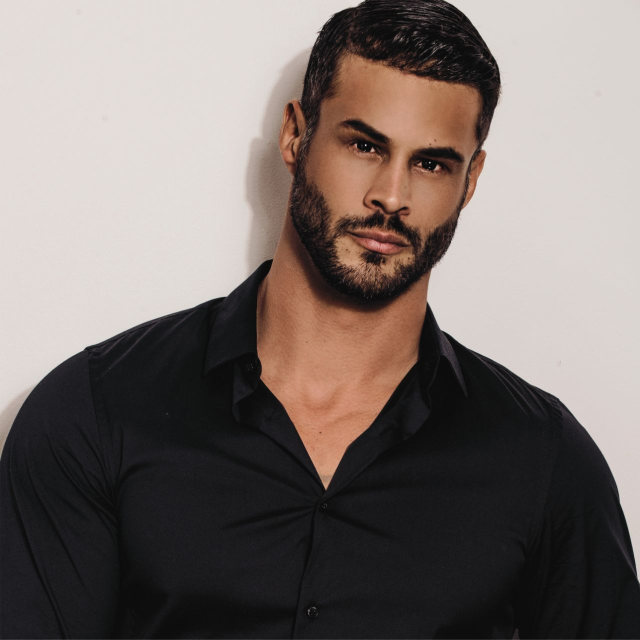
#> input picture MediaWorkshop/classifier/reference_faces/About-Us-Vincent_zwrh5u.jpg, 1280 x 1279 px (shown at 1/2 size)
$ python -i vision_chat_search.py   (imports and definitions only)
#> lines starting #> are read from the running program, lines starting #| are printed output that depends on the picture
### MediaWorkshop/classifier/hair_concierge_brain.py
"""Unified bridge between Framebase MediaWorkshop (`ascensio-media-os`) and
The Hair Concierge Brain (`the-hair-concierge-2026` + `AgentsStudio`).

Connects:
1. Vertex AI RAG Engine Corpora in `the-hair-concierge-2026` (`us-west1`):
   - `HAIR_SYSTEM_RAG_CORPUS`: `projects/the-hair-concierge-2026/locations/us-west1/ragCorpora/4611686018427387904`
     (Hair System Bible v2, Product Facts v1, Approved Claims v1, Media Workshop Taxonomy v1)
   - `MARKETING_BRAND_RAG_CORPUS`: `projects/the-hair-concierge-2026/locations/us-west1/ragCorpora/2305843009213693952`
     (Atelier Zero v7 design system, Brand Foundations, Storefront Facts, Approved Support Facts, Rebrand Campaign)
2. Cloud Storage Assets in `the-hair-concierge-2026` (`us-east1`):
   - `gs://the-hair-concierge-2026-assets/` (54 versioned knowledge, brand, SFT/DPO, and R2 manifest files)
3. Local & R2 Reference Manifest (`AgentsStudio/src/agents/shared/hsc_reference_manifest_v01.jsonl`):
   - 1,551 verified R2 reference swatches and product photos (`framebase-blobs-prod`)
4. Domain Spec Engine (`AgentsStudio/src/agents/hair_system_expert/tools.py`):
   - `match_hair_color`, `recommend_base_type`, `calculate_density`, `get_prompt_spec`
"""

from __future__ import annotations

import json
import socket
import subprocess
import sys
from pathlib import Path
from typing import Any

# Fast IPv4 DNS resolver for *.googleapis.com when macOS DHCPv6 DNS is unresponsive
_orig_getaddrinfo = socket.getaddrinfo
_dns_cache: dict[str, str] = {}


def install_google_ipv4_dns_resolver() -> None:
    """Ensure *.googleapis.com resolves immediately over IPv4 (8.8.8.8) without IPv6 timeout."""
    # [18 lines left out: function _fast_getaddrinfo, not called in this run]

    socket.getaddrinfo = _fast_getaddrinfo  # type: ignore[assignment]


install_google_ipv4_dns_resolver()

MONOREPO_ROOT = Path(__file__).resolve().parents[2]
AGENTS_STUDIO_ROOT = MONOREPO_ROOT / "AgentsStudio"
if str(AGENTS_STUDIO_ROOT) not in sys.path:
    sys.path.insert(0, str(AGENTS_STUDIO_ROOT))

import importlib.util
from src.agents.shared.rag import (  # noqa: E402
    HAIR_SYSTEM_RAG_CORPUS,
    MARKETING_BRAND_RAG_CORPUS,
    retrieve_rag_sync,
)
from src.agents.shared.references import (  # noqa: E402
    lookup_manifest_references,
    select_hair_system_references,
    select_marketing_references,
)

_tools_spec = importlib.util.spec_from_file_location(
    "src.agents.hair_system_expert.tools",
    AGENTS_STUDIO_ROOT / "src" / "agents" / "hair_system_expert" / "tools.py",
)
_tools_mod = importlib.util.module_from_spec(_tools_spec)  # type: ignore[arg-type]
_tools_mod.__package__ = "src.agents.hair_system_expert"
assert _tools_spec and _tools_spec.loader
_tools_spec.loader.exec_module(_tools_mod)

COLORS = _tools_mod.COLORS
CURL_PATTERNS = _tools_mod.CURL_PATTERNS
BASE_TYPES = _tools_mod.BASE_TYPES
HAIR_ORIGINS = _tools_mod.HAIR_ORIGINS
DENSITY_LABELS = _tools_mod.DENSITY_LABELS
ATTACHMENT_METHODS = _tools_mod.ATTACHMENT_METHODS
calculate_density = _tools_mod.calculate_density
get_prompt_spec = _tools_mod.get_prompt_spec
match_hair_color = _tools_mod.match_hair_color
recommend_base_type = _tools_mod.recommend_base_type

HAIR_CONCIERGE_GCP_PROJECT = "the-hair-concierge-2026"
HAIR_CONCIERGE_GCS_BUCKET = "gs://the-hair-concierge-2026-assets"
HAIR_SYSTEM_BIBLE_PATH = (
    AGENTS_STUDIO_ROOT
    / "src"
    / "agents"
    / "hair_system_expert"
    / "knowledge"
    / "hair_system_bible.md"
)
MANIFEST_PATH = (
    AGENTS_STUDIO_ROOT
    / "src"
    / "agents"
    / "shared"
    / "hsc_reference_manifest_v01.jsonl"
)


# [108 lines left out: functions query_hair_concierge_rag, get_sorter_grounding_context, not called in this run]


# [14 lines that do not run on import are left out]

### MediaWorkshop/classifier/vision_chat_search.py
#!/usr/bin/env python3
"""
Multimodal Vision & Interactive Visual Similarity Search Engine for Framebase 2.0 AI Chat.

Powered by Google Cloud Vertex AI (`ascensio-media-os`, location=`global`, model=`gemini-3.8-flash`)
and grounded in The Hair Concierge Brain (`the-hair-concierge-2026`).

Capabilities:
1. Accepts an uploaded reference photo (`--image`) and/or a natural-language visual query (`--prompt`).
2. Distinguishes Hair System Visual Presentation Archetypes:
   - `mushroom-head-hair-up`: Base facing DOWN (hidden underneath), full 360° hair dome visible all around
     showing hair color (#1..#22, grey blends #1B05..#740) and wave texture.
   - `inverted-dome-base-up`: Base facing UP on a dome mold showing poly-skin, Swiss/French lace, or mono construction.
   - `macro-base-zoom`: Zoomed-in close-up on lace mesh, thin-skin translucency, knots, or hairline graduation.
   - `technical-callout-diagram`: E-commerce diagram with magnifying-glass callout circles (DOUBLE/SINGLE SPLIT KNOT, V-LOOP).
   - `flat-circle-swatch` / `ring-swatch`: Flat circular swatch discs or metal color rings.
   - `mannequin-head` / `human-wearer-portrait`: Mannequin display or human model photography.
3. Generates interactive clarification questions + 3-4 clickable Focus Options (`focus_options`) so the user can
   pivot or narrow their visual search by photography style, base material, orientation, or shade family.
"""

from __future__ import annotations

import argparse
import io
import json
import re
import sqlite3
import sys
import time
from pathlib import Path
from typing import Any, Dict, List, Optional, Tuple

import numpy as np
from PIL import Image, ImageDraw, ImageFile, ImageOps
from pydantic import BaseModel, Field
from google import genai
from google.genai import types

ImageFile.LOAD_TRUNCATED_IMAGES = True

SCRIPT_DIR = Path(__file__).parent.resolve()
if str(SCRIPT_DIR) not in sys.path:
    sys.path.insert(0, str(SCRIPT_DIR))

from hair_concierge_brain import (  # noqa: E402
    get_sorter_grounding_context,
    install_google_ipv4_dns_resolver,
)

# [1 line not run here, left out]

PROJECT_ID = "ascensio-media-os"
LOCATION = "global"
MODEL_NAME = "gemini-3.8-flash"

THUMB_CACHE_DIR = Path.home() / "Library/Caches/com.vincentlaroche.framebase/Thumbnails"
FEATURE_CACHE_PATH = SCRIPT_DIR.parent / "reports" / "vision_silhouette_cache_v2.npz"


# [7 lines that did not run here, left out]


# [26 lines that did not run here, left out]


def _open_rgb_over_white(img_path: Path) -> Image.Image:
    """Open an image and alpha-composite RGBA/palette transparency over studio white (255, 255, 255)."""
    with Image.open(img_path) as raw_img:
#> raw_img is the input picture: PIL image 1280x1279 RGB; mean R, G, B 122.3, 112.3, 108.2
        im = ImageOps.exif_transpose(raw_img)
        if im.mode in ("RGBA", "LA") or (im.mode == "P" and "transparency" in im.info):
            rgba = im.convert("RGBA")
            white = Image.new("RGBA", rgba.size, (255, 255, 255, 255))
            return Image.alpha_composite(white, rgba).convert("RGB")
        return im.convert("RGB")


# [17 lines left out: function resolve_fast_thumbnail, not called in this run]


def compute_color_invariant_descriptor(img_path: Path) -> Optional[np.ndarray]:
    """
    Compute a 522-dim float32 orientation-aware descriptor:
    - [0:256]: 16x16 color-invariant Foreground Silhouette Mask on a center-cropped 1:1 square (64x64)
               so 16:9 and 1:1 studio dome shots align in silhouette space regardless of hair shade (#1 black to #22 blonde).
    - [256:512]: 16x16 spatial gradient magnitude map.
    - [512:522]: Studio background lightness, border uniformity, aspect ratio, center mass,
                 top margin cleanliness, and Crown-vs-Skirt Material Uniformity (`crown_skirt_uniformity`,
                 which separates hair-side-up mushroom-head domes from inverted base-side-up domes!).
    """
    try:
        img = _open_rgb_over_white(img_path)
        w, h = img.size
#> w = 1280; h = 1279

        # Center-fit to 64x64 square so 16:9 mushroom-head shots and 1:1 studio dome shots share a canonical frame
        sq64 = ImageOps.fit(img, (64, 64), method=Image.Resampling.BILINEAR)
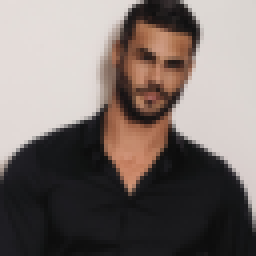
#> sq64: PIL image 64x64 RGB (shown 4 times larger); mean R, G, B 122.2, 112.2, 108.2
        a64 = np.asarray(sq64, dtype=np.float32)

        corners = np.concatenate(
            [
                a64[:6, :6].reshape(-1, 3),
                a64[:6, -6:].reshape(-1, 3),
                a64[-6:, :6].reshape(-1, 3),
                a64[-6:, -6:].reshape(-1, 3),
            ],
            axis=0,
        )
#> corners = 144 rows, first 8: [228, 220, 217], [228, 220, 217], [229, 221, 218], [229, 221, 218], [228, 220, 217], [228, 220, 217], [228, 220, 217], [228, 220, 217]
        bg_rgb = np.median(corners, axis=0)
#> bg_rgb = [123.5, 121, 121]
        bg_std = float(np.mean(np.std(corners, axis=0)))
#> bg_std = 96.71
        bg_lightness = float(np.mean(bg_rgb)) / 255.0
#> bg_lightness = 0.478

        diff = np.linalg.norm(a64 - bg_rgb[None, None, :], axis=2) / 441.67
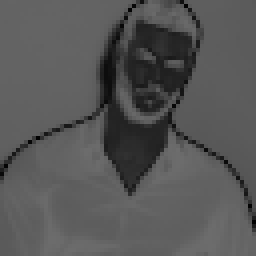
#> diff: shape (64, 64) float32 (shown 4 times larger); min 0.00467, max 0.431, mean 0.34
        fg64 = np.clip((diff - 0.06) / 0.35, 0.0, 1.0)
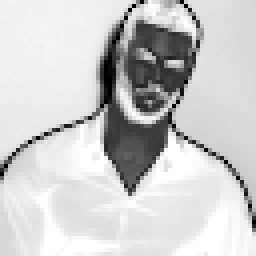
#> fg64: shape (64, 64) float32 (shown 4 times larger); min 0, max 1, mean 0.8

        fg16 = fg64.reshape(16, 4, 16, 4).mean(axis=(1, 3)).flatten()
#> fg16 = 256 values, max 1 at index 237, min 0.217 at index 70, mean 0.8
        fg_norm = np.linalg.norm(fg16)
#> fg_norm = 13.23
        if fg_norm > 1e-6:
            fg16 = fg16 / fg_norm
#> fg16 = 256 values, max 0.0756 at index 237, min 0.0164 at index 70, mean 0.0605

        gray64 = a64.mean(axis=2) / 255.0
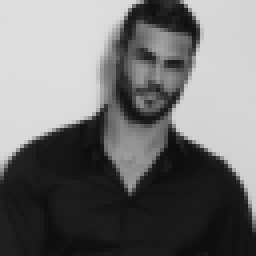
#> gray64: shape (64, 64) float32 (shown 4 times larger); min 0.0471, max 0.873, mean 0.448
        gx = np.abs(np.diff(gray64, axis=1, prepend=gray64[:, :1]))
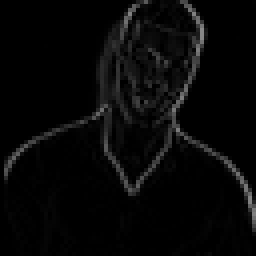
#> gx: shape (64, 64) float32 (shown 4 times larger); min 0, max 0.541, mean 0.0308
        gy = np.abs(np.diff(gray64, axis=0, prepend=gray64[:1, :]))
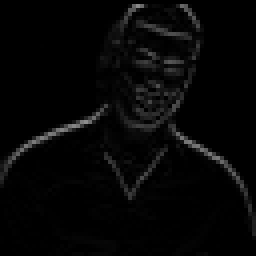
#> gy: shape (64, 64) float32 (shown 4 times larger); min 0, max 0.55, mean 0.0253
        grad64 = np.hypot(gx, gy)
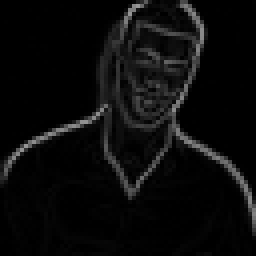
#> grad64: shape (64, 64) float32 (shown 4 times larger); min 0, max 0.595, mean 0.0449
        grad16 = grad64.reshape(16, 4, 16, 4).mean(axis=(1, 3)).flatten()
#> grad16 = 256 values, max 0.249 at index 139, min 0 at index 48, mean 0.0449
        grad_norm = np.linalg.norm(grad16)
#> grad_norm = 1.25
        if grad_norm > 1e-6:
            grad16 = grad16 / grad_norm
#> grad16 = 256 values, max 0.199 at index 139, min 0 at index 48, mean 0.0358

        # Crown-vs-Skirt Material Uniformity:
        # In a hair-side-up mushroom-head dome, upper dome (y=24..34) and lower skirt (y=36..44) have the SAME hair color/texture.
        # In an inverted base-side-up dome, upper dome is grey/beige translucent base and lower skirt is hair (large RGB jump + seam).
        upper_dome = a64[24:34, 20:44]
        lower_skirt = a64[36:44, 18:46]
        crown_skirt_l2 = float(np.linalg.norm(np.mean(upper_dome, axis=(0, 1)) - np.mean(lower_skirt, axis=(0, 1))))
#> crown_skirt_l2 = 46.76
        crown_skirt_uniformity = max(0.0, 1.0 - (crown_skirt_l2 / 60.0))
#> crown_skirt_uniformity = 0.221

        # Top margin cleanliness (callouts / diagrams have dark text/circles in top 14 rows)
        top_margin_clean = 1.0 if (float(np.mean(a64[:12, :])) > 230.0 and float(np.std(a64[:12, :])) < 24.0) else 0.0
#> top_margin_clean = 0

        aspect = float(w) / max(float(h), 1.0)
#> aspect = 1
        border_uniformity = max(0.0, 1.0 - (bg_std / 64.0))
#> border_uniformity = 0
        center_mass = float(fg64[18:48, 12:52].mean())
#> center_mass = 0.693
        outer_ring = float(
            np.mean([fg64[:10, :].mean(), fg64[-10:, :].mean(), fg64[:, :10].mean(), fg64[:, -10:].mean()])
        )
#> outer_ring = 0.878

        stats = np.array(
            [
                bg_lightness,
                border_uniformity,
                min(aspect / 2.0, 1.0),
                center_mass,
                outer_ring,
                float(fg64[:14, :].mean()),
                float(fg64[20:50, :].mean()),
                float(fg64[50:, :].mean()),
                crown_skirt_uniformity,
                top_margin_clean,
            ],
            dtype=np.float32,
        )
#> stats = [0.478, 0, 0.5, 0.693, 0.878, 0.794, 0.768, 0.922, 0.221, 0]

        return np.concatenate([fg16 * 0.70, grad16 * 0.45, stats * 0.45]).astype(np.float32)
    except Exception:
        return None


# [446 lines left out: functions load_or_build_library_index, build_contact_sheet, _shade_sort_key, run_visual_chat_search, main, not called in this run]


# [2 lines not run here, left out]

>>> result = compute_color_invariant_descriptor('reference_faces/About-Us-Vincent_zwrh5u.jpg')
#> result = 522 values, max 0.415 at index 519, min 0 at index 304, mean 0.0332

$ run again, on MediaWorkshop/classifier/reference_faces/about-vincent_lsv2pl.jpg
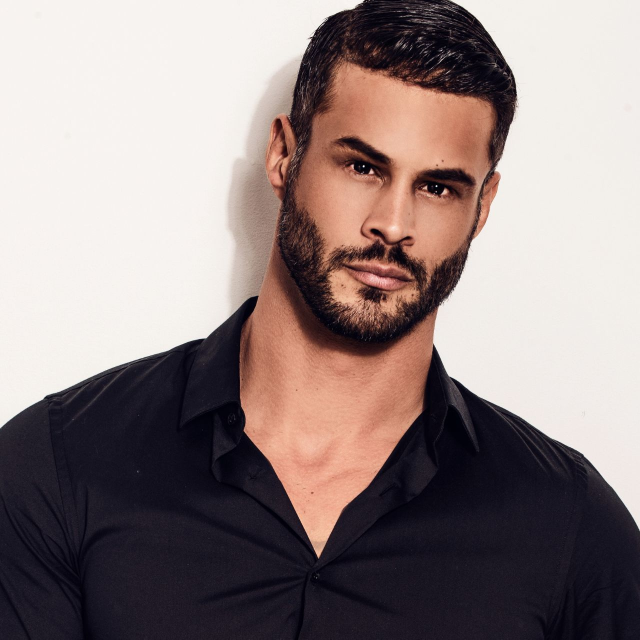
#> input picture MediaWorkshop/classifier/reference_faces/about-vincent_lsv2pl.jpg, 1280 x 1279 px (shown at 1/2 size)
#> in _open_rgb_over_white, raw_img is the input picture: PIL image 1280x1279 RGB; mean R, G, B 144.8, 130.7, 129.6
#> corners = 144 rows, first 8: [247, 243, 240], [247, 243, 240], [247, 243, 240], [248, 243, 240], [247, 243, 240], [247, 243, 240], [248, 243, 240], [247, 243, 240]
#> bg_rgb = [135.5, 132, 135.5]
#> bg_std = 108.6
#> bg_lightness = 0.527
#> in compute_color_invariant_descriptor, `fg64 = np.clip((diff - 0.06) / 0.35, 0.0, 1.0)`:
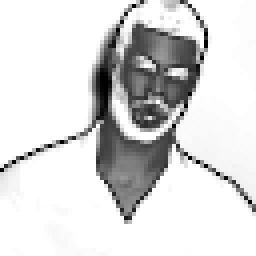
#> fg64: shape (64, 64) float32 (shown 4 times larger); min 0, max 1, mean 0.853
#> in compute_color_invariant_descriptor, `fg16 = fg64.reshape(16, 4, 16, 4).mean(axis=(1, 3)).flatten()`: fg16 = 256 values, max 1 at index 0, min 0.077 at index 86, mean 0.853
#> fg_norm = 14.12
#> in compute_color_invariant_descriptor, `fg16 = fg16 / fg_norm`: fg16 = 256 values, max 0.0708 at index 0, min 0.00545 at index 86, mean 0.0604
#> in compute_color_invariant_descriptor, `grad64 = np.hypot(gx, gy)`:
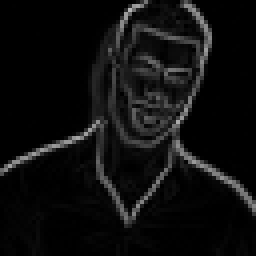
#> grad64: shape (64, 64) float32 (shown 4 times larger); min 0, max 0.711, mean 0.0563
#> in compute_color_invariant_descriptor, `grad16 = grad64.reshape(16, 4, 16, 4).mean(axis=(1, 3)).flatten()`: grad16 = 256 values, max 0.283 at index 155, min 0 at index 2, mean 0.0563
#> grad_norm = 1.49
#> in compute_color_invariant_descriptor, `grad16 = grad16 / grad_norm`: grad16 = 256 values, max 0.19 at index 155, min 0 at index 2, mean 0.0377
#> crown_skirt_l2 = 10.89
#> crown_skirt_uniformity = 0.819
#> top_margin_clean = 0
#> center_mass = 0.691
#> outer_ring = 0.967
#> stats = [0.527, 0, 0.5, 0.691, 0.967, 0.874, 0.803, 0.98, 0.819, 0]
#> result = 522 values, max 0.441 at index 519, min 0 at index 258, mean 0.0344

$ run again, on MediaWorkshop/classifier/reference_faces/transformation-vincent-portrait_qwtijm.png
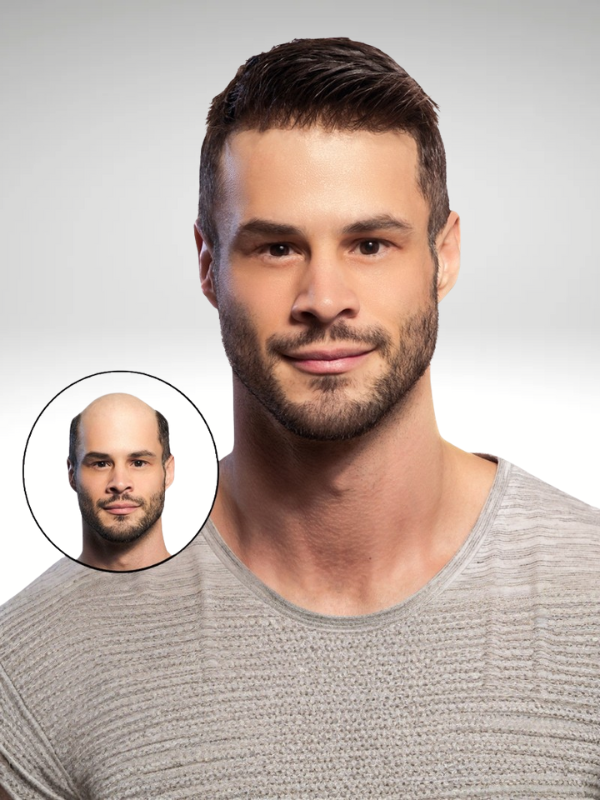
#> input picture MediaWorkshop/classifier/reference_faces/transformation-vincent-portrait_qwtijm.png, 600 x 800 px
#> in _open_rgb_over_white, raw_img is the input picture: PIL image 600x800 RGB; mean R, G, B 191, 175.4, 167.7
#> corners = 144 rows, first 8: [201, 201, 201], [202, 202, 201], [202, 202, 202], [203, 203, 203], [204, 204, 204], [205, 205, 204], [203, 203, 202], [203, 203, 203]
#> bg_rgb = [197.5, 192.5, 190]
#> bg_std = 22.03
#> bg_lightness = 0.758
#> in compute_color_invariant_descriptor, `fg64 = np.clip((diff - 0.06) / 0.35, 0.0, 1.0)`:
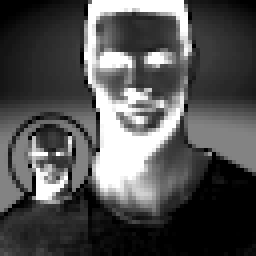
#> fg64: shape (64, 64) float32 (shown 4 times larger); min 0, max 1, mean 0.322
#> in compute_color_invariant_descriptor, `fg16 = fg64.reshape(16, 4, 16, 4).mean(axis=(1, 3)).flatten()`: fg16 = 256 values, max 1 at index 151, min 0 at index 206, mean 0.322
#> fg_norm = 6.68
#> in compute_color_invariant_descriptor, `fg16 = fg16 / fg_norm`: fg16 = 256 values, max 0.15 at index 151, min 0 at index 206, mean 0.0481
#> in compute_color_invariant_descriptor, `grad64 = np.hypot(gx, gy)`:
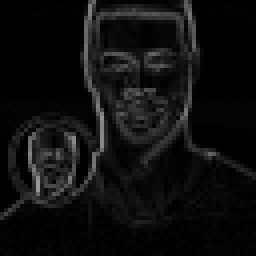
#> grad64: shape (64, 64) float32 (shown 4 times larger); min 0, max 0.609, mean 0.06
#> in compute_color_invariant_descriptor, `grad16 = grad64.reshape(16, 4, 16, 4).mean(axis=(1, 3)).flatten()`: grad16 = 256 values, max 0.285 at index 178, min 0 at index 159, mean 0.06
#> grad_norm = 1.39
#> in compute_color_invariant_descriptor, `grad16 = grad16 / grad_norm`: grad16 = 256 values, max 0.205 at index 178, min 0 at index 159, mean 0.0431
#> crown_skirt_l2 = 7.3
#> crown_skirt_uniformity = 0.878
#> top_margin_clean = 0
#> border_uniformity = 0.656
#> center_mass = 0.509
#> outer_ring = 0.192
#> stats = [0.758, 0.656, 0.375, 0.509, 0.192, 0.294, 0.439, 0.095, 0.878, 0]
#> result = 522 values, max 0.395 at index 520, min 0 at index 206, mean 0.0297
